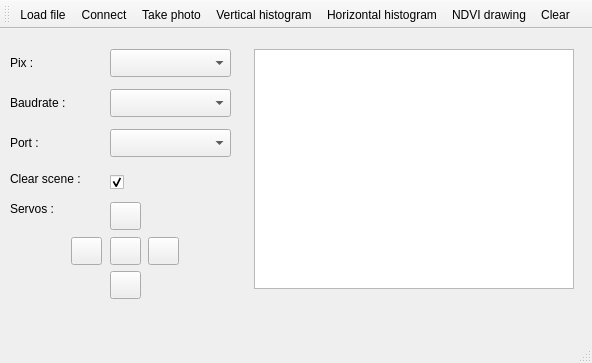
<?xml version="1.0" encoding="UTF-8"?>
<ui version="4.0">
 <class>MainWindow</class>
 <widget class="QMainWindow" name="MainWindow">
  <property name="geometry">
   <rect>
    <x>0</x>
    <y>0</y>
    <width>592</width>
    <height>363</height>
   </rect>
  </property>
  <property name="windowTitle">
   <string>ArduCAM</string>
  </property>
  <widget class="QWidget" name="centralWidget">
   <widget class="QComboBox" name="comboBoxResol">
    <property name="geometry">
     <rect>
      <x>110</x>
      <y>20</y>
      <width>121</width>
      <height>28</height>
     </rect>
    </property>
   </widget>
   <widget class="QLabel" name="label">
    <property name="geometry">
     <rect>
      <x>10</x>
      <y>24</y>
      <width>63</width>
      <height>20</height>
     </rect>
    </property>
    <property name="text">
     <string>Pix :</string>
    </property>
   </widget>
   <widget class="QLabel" name="label_2">
    <property name="geometry">
     <rect>
      <x>10</x>
      <y>64</y>
      <width>71</width>
      <height>20</height>
     </rect>
    </property>
    <property name="text">
     <string>Baudrate :</string>
    </property>
   </widget>
   <widget class="QComboBox" name="comboBoxBaud">
    <property name="geometry">
     <rect>
      <x>110</x>
      <y>60</y>
      <width>121</width>
      <height>28</height>
     </rect>
    </property>
   </widget>
   <widget class="QLabel" name="label_3">
    <property name="geometry">
     <rect>
      <x>10</x>
      <y>104</y>
      <width>71</width>
      <height>20</height>
     </rect>
    </property>
    <property name="text">
     <string>Port :</string>
    </property>
   </widget>
   <widget class="QComboBox" name="comboBoxPort">
    <property name="geometry">
     <rect>
      <x>110</x>
      <y>100</y>
      <width>121</width>
      <height>28</height>
     </rect>
    </property>
   </widget>
   <widget class="QGraphicsView" name="graphicsView">
    <property name="geometry">
     <rect>
      <x>254</x>
      <y>20</y>
      <width>320</width>
      <height>240</height>
     </rect>
    </property>
   </widget>
   <widget class="QPushButton" name="pbUp">
    <property name="geometry">
     <rect>
      <x>110</x>
      <y>173</y>
      <width>31</width>
      <height>28</height>
     </rect>
    </property>
    <property name="toolTip">
     <string>&lt;html&gt;&lt;head/&gt;&lt;body&gt;&lt;p&gt;Up&lt;/p&gt;&lt;/body&gt;&lt;/html&gt;</string>
    </property>
    <property name="text">
     <string/>
    </property>
    <property name="icon">
     <iconset resource="imagenes/images.qrc">
      <normaloff>:/new/imagenes/au.png</normaloff>:/new/imagenes/au.png</iconset>
    </property>
   </widget>
   <widget class="QPushButton" name="pbRight">
    <property name="geometry">
     <rect>
      <x>148</x>
      <y>208</y>
      <width>31</width>
      <height>28</height>
     </rect>
    </property>
    <property name="toolTip">
     <string>&lt;html&gt;&lt;head/&gt;&lt;body&gt;&lt;p&gt;Right&lt;/p&gt;&lt;/body&gt;&lt;/html&gt;</string>
    </property>
    <property name="text">
     <string/>
    </property>
    <property name="icon">
     <iconset resource="imagenes/images.qrc">
      <normaloff>:/new/imagenes/ar.png</normaloff>:/new/imagenes/ar.png</iconset>
    </property>
   </widget>
   <widget class="QPushButton" name="pbZero">
    <property name="geometry">
     <rect>
      <x>110</x>
      <y>208</y>
      <width>31</width>
      <height>28</height>
     </rect>
    </property>
    <property name="toolTip">
     <string>&lt;html&gt;&lt;head/&gt;&lt;body&gt;&lt;p&gt;Home&lt;/p&gt;&lt;/body&gt;&lt;/html&gt;</string>
    </property>
    <property name="text">
     <string/>
    </property>
    <property name="icon">
     <iconset resource="imagenes/images.qrc">
      <normaloff>:/new/imagenes/zero.png</normaloff>:/new/imagenes/zero.png</iconset>
    </property>
   </widget>
   <widget class="QPushButton" name="pbLeft">
    <property name="geometry">
     <rect>
      <x>71</x>
      <y>208</y>
      <width>31</width>
      <height>28</height>
     </rect>
    </property>
    <property name="toolTip">
     <string>&lt;html&gt;&lt;head/&gt;&lt;body&gt;&lt;p&gt;Left&lt;/p&gt;&lt;/body&gt;&lt;/html&gt;</string>
    </property>
    <property name="text">
     <string/>
    </property>
    <property name="icon">
     <iconset resource="imagenes/images.qrc">
      <normaloff>:/new/imagenes/al.png</normaloff>:/new/imagenes/al.png</iconset>
    </property>
   </widget>
   <widget class="QPushButton" name="pbDown">
    <property name="geometry">
     <rect>
      <x>110</x>
      <y>242</y>
      <width>31</width>
      <height>28</height>
     </rect>
    </property>
    <property name="toolTip">
     <string>&lt;html&gt;&lt;head/&gt;&lt;body&gt;&lt;p&gt;Down&lt;/p&gt;&lt;/body&gt;&lt;/html&gt;</string>
    </property>
    <property name="text">
     <string/>
    </property>
    <property name="icon">
     <iconset resource="imagenes/images.qrc">
      <normaloff>:/new/imagenes/ad.png</normaloff>:/new/imagenes/ad.png</iconset>
    </property>
   </widget>
   <widget class="QLabel" name="label_4">
    <property name="geometry">
     <rect>
      <x>10</x>
      <y>170</y>
      <width>71</width>
      <height>20</height>
     </rect>
    </property>
    <property name="text">
     <string>Servos :</string>
    </property>
   </widget>
   <widget class="QLabel" name="label_5">
    <property name="geometry">
     <rect>
      <x>10</x>
      <y>140</y>
      <width>101</width>
      <height>20</height>
     </rect>
    </property>
    <property name="text">
     <string>Clear scene :</string>
    </property>
   </widget>
   <widget class="QCheckBox" name="checkBoxClearScene">
    <property name="geometry">
     <rect>
      <x>110</x>
      <y>140</y>
      <width>31</width>
      <height>26</height>
     </rect>
    </property>
    <property name="text">
     <string/>
    </property>
    <property name="checked">
     <bool>true</bool>
    </property>
   </widget>
  </widget>
  <widget class="QMenuBar" name="menuBar">
   <property name="geometry">
    <rect>
     <x>0</x>
     <y>0</y>
     <width>592</width>
     <height>25</height>
    </rect>
   </property>
  </widget>
  <widget class="QToolBar" name="mainToolBar">
   <attribute name="toolBarArea">
    <enum>TopToolBarArea</enum>
   </attribute>
   <attribute name="toolBarBreak">
    <bool>false</bool>
   </attribute>
   <addaction name="actionLoad_file"/>
   <addaction name="actionConnect"/>
   <addaction name="actionSpray"/>
   <addaction name="actionVertical_histogram"/>
   <addaction name="actionHorizontal_histogram"/>
   <addaction name="actionNDVI_drawing"/>
   <addaction name="actionClear"/>
  </widget>
  <widget class="QStatusBar" name="statusBar"/>
  <action name="actionConnect">
   <property name="icon">
    <iconset resource="imagenes/images.qrc">
     <normaloff>:/new/imagenes/connect.png</normaloff>:/new/imagenes/connect.png</iconset>
   </property>
   <property name="text">
    <string>Connect</string>
   </property>
   <property name="toolTip">
    <string>Connect</string>
   </property>
  </action>
  <action name="actionSpray">
   <property name="icon">
    <iconset resource="imagenes/images.qrc">
     <normaloff>:/new/imagenes/camera.png</normaloff>:/new/imagenes/camera.png</iconset>
   </property>
   <property name="text">
    <string>Take photo</string>
   </property>
   <property name="toolTip">
    <string>Spray</string>
   </property>
  </action>
  <action name="actioncolorIdentification">
   <property name="icon">
    <iconset resource="imagenes/images.qrc">
     <normaloff>:/new/imagenes/imageSegmentation.png</normaloff>:/new/imagenes/imageSegmentation.png</iconset>
   </property>
   <property name="text">
    <string>colorIdentification</string>
   </property>
   <property name="toolTip">
    <string>Color Identification</string>
   </property>
  </action>
  <action name="actionVertical_histogram">
   <property name="icon">
    <iconset>
     <normaloff>:/new/imagenes/vertColor</normaloff>:/new/imagenes/vertColor</iconset>
   </property>
   <property name="text">
    <string>Vertical histogram</string>
   </property>
   <property name="toolTip">
    <string>Vertical histogram</string>
   </property>
  </action>
  <action name="actionHorizontal_histogram">
   <property name="icon">
    <iconset>
     <normaloff>:/new/imagenes/horizColor</normaloff>:/new/imagenes/horizColor</iconset>
   </property>
   <property name="text">
    <string>Horizontal histogram</string>
   </property>
   <property name="toolTip">
    <string>Horizontal</string>
   </property>
  </action>
  <action name="actionNDVI_drawing">
   <property name="icon">
    <iconset>
     <normaloff>:/new/imagenes/NDVI</normaloff>:/new/imagenes/NDVI</iconset>
   </property>
   <property name="text">
    <string>NDVI drawing</string>
   </property>
   <property name="toolTip">
    <string>NDVI drawing</string>
   </property>
  </action>
  <action name="actionClear">
   <property name="icon">
    <iconset resource="imagenes/images.qrc">
     <normaloff>:/new/imagenes/clear.png</normaloff>:/new/imagenes/clear.png</iconset>
   </property>
   <property name="text">
    <string>Clear</string>
   </property>
   <property name="toolTip">
    <string>Clear scene</string>
   </property>
  </action>
  <action name="actionLoad_file">
   <property name="icon">
    <iconset resource="imagenes/images.qrc">
     <normaloff>:/new/imagenes/loadImage.png</normaloff>:/new/imagenes/loadImage.png</iconset>
   </property>
   <property name="text">
    <string>Load file</string>
   </property>
   <property name="toolTip">
    <string>Load file</string>
   </property>
  </action>
 </widget>
 <layoutdefault spacing="6" margin="11"/>
 <resources>
  <include location="imagenes/images.qrc"/>
 </resources>
 <connections/>
</ui>
